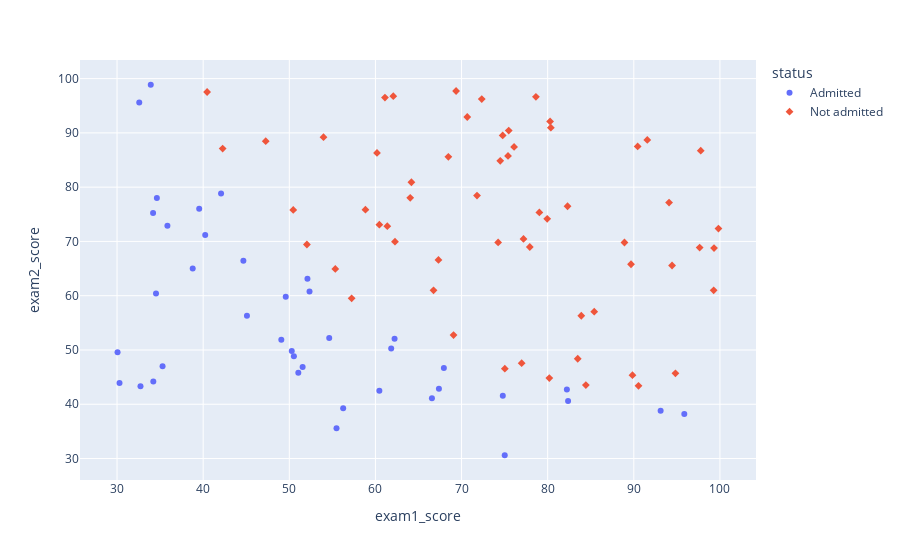

The notebook cell saved with this chart:
### Code cell
px.scatter(data_frame=data,x='exam1_score',y='exam2_score',color='status',symbol='status')

### Figure 1 — Plotly figure (JSON) as saved in the notebook; plotly's stock layout.template omitted (floating-point values rounded to 4 significant figures)
{"data": [{"hovertemplate": "status=Admitted<br>exam1_score=%{x}<br>exam2_score=%{y}<extra></extra>", "legendgroup": "Admitted", "marker": {"color": "#636efa", "symbol": "circle"}, "mode": "markers", "name": "Admitted", "orientation": "v", "showlegend": true, "type": "scatter", "x": [34.62, 30.29, 35.85, 45.08, 95.86, 75.01, 39.54, 67.95, 67.37, 50.53, 34.21, 93.11, 61.83, 38.79, 52.11, 40.24, 54.64, 33.92, 74.79, 34.18, 51.55, 82.37, 51.05, 62.22, 34.52, 50.29, 49.59, 32.58, 35.29, 56.25, 30.06, 44.67, 66.56, 49.07, 32.72, 60.46, 82.23, 42.08, 52.35, 55.48], "xaxis": "x", "y": [78.02, 43.89, 72.9, 56.32, 38.23, 30.6, 76.04, 46.68, 42.84, 48.86, 44.21, 38.8, 50.26, 65.0, 63.13, 71.17, 52.21, 98.87, 41.57, 75.24, 46.86, 40.62, 45.82, 52.06, 60.4, 49.8, 59.81, 95.6, 47.02, 39.26, 49.59, 66.45, 41.09, 51.88, 43.31, 42.51, 42.72, 78.84, 60.77, 35.57], "yaxis": "y"}, {"hovertemplate": "status=Not admitted<br>exam1_score=%{x}<br>exam2_score=%{y}<extra></extra>", "legendgroup": "Not admitted", "marker": {"color": "#EF553B", "symbol": "diamond"}, "mode": "markers", "name": "Not admitted", "orientation": "v", "showlegend": true, "type": "scatter", "x": [60.18, 79.03, 61.11, 75.02, 76.1, 84.43, 82.31, 69.36, 53.97, 69.07, 70.66, 76.98, 89.68, 77.92, 62.27, 80.19, 61.38, 85.4, 52.05, 64.18, 83.9, 94.44, 77.19, 97.77, 62.07, 91.56, 79.94, 99.27, 90.55, 97.65, 74.25, 71.8, 75.4, 40.46, 80.28, 66.75, 64.04, 72.35, 60.46, 58.84, 99.83, 47.26, 50.46, 88.91, 94.83, 67.32, 57.24, 80.37, 68.47, 75.48, 78.64, 94.09, 90.45, 74.49, 89.85, 83.49, 42.26, 99.32, 55.34, 74.78], "xaxis": "x", "y": [86.31, 75.34, 96.51, 46.55, 87.42, 43.53, 76.48, 97.72, 89.21, 52.74, 92.93, 47.58, 65.8, 68.97, 69.95, 44.82, 72.81, 57.05, 69.43, 80.91, 56.31, 65.57, 70.46, 86.73, 96.77, 88.7, 74.16, 61.0, 43.39, 68.86, 69.82, 78.45, 85.76, 97.54, 92.12, 60.99, 78.03, 96.23, 73.09, 75.86, 72.37, 88.48, 75.81, 69.8, 45.69, 66.59, 59.51, 90.96, 85.59, 90.42, 96.65, 77.16, 87.51, 84.85, 45.36, 48.38, 87.1, 68.78, 64.93, 89.53], "yaxis": "y"}], "layout": {"legend": {"title": {"text": "status"}, "tracegroupgap": 0}, "margin": {"t": 60}, "xaxis": {"anchor": "y", "domain": [0, 1], "title": {"text": "exam1_score"}}, "yaxis": {"anchor": "x", "domain": [0, 1], "title": {"text": "exam2_score"}}}}
